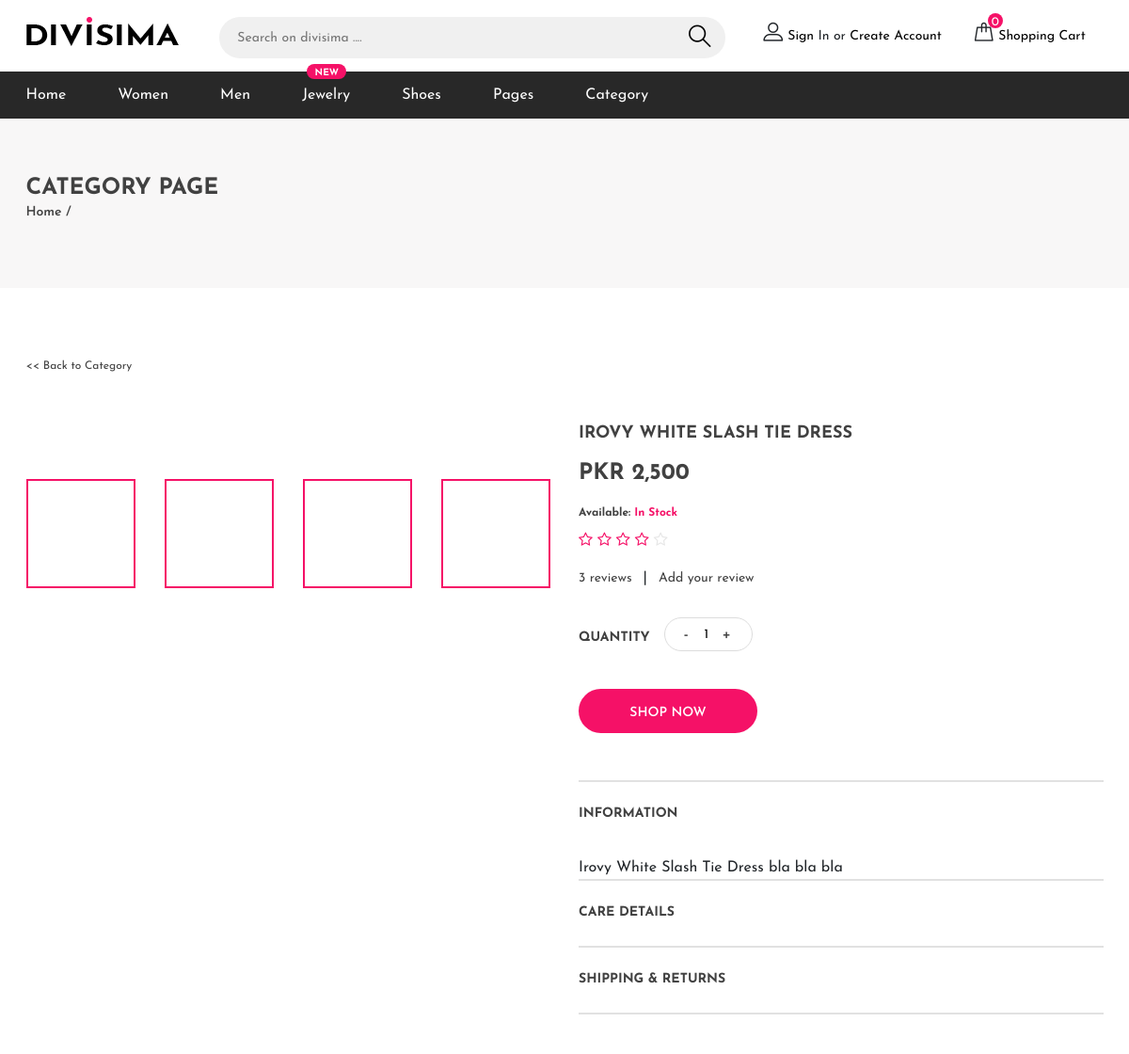
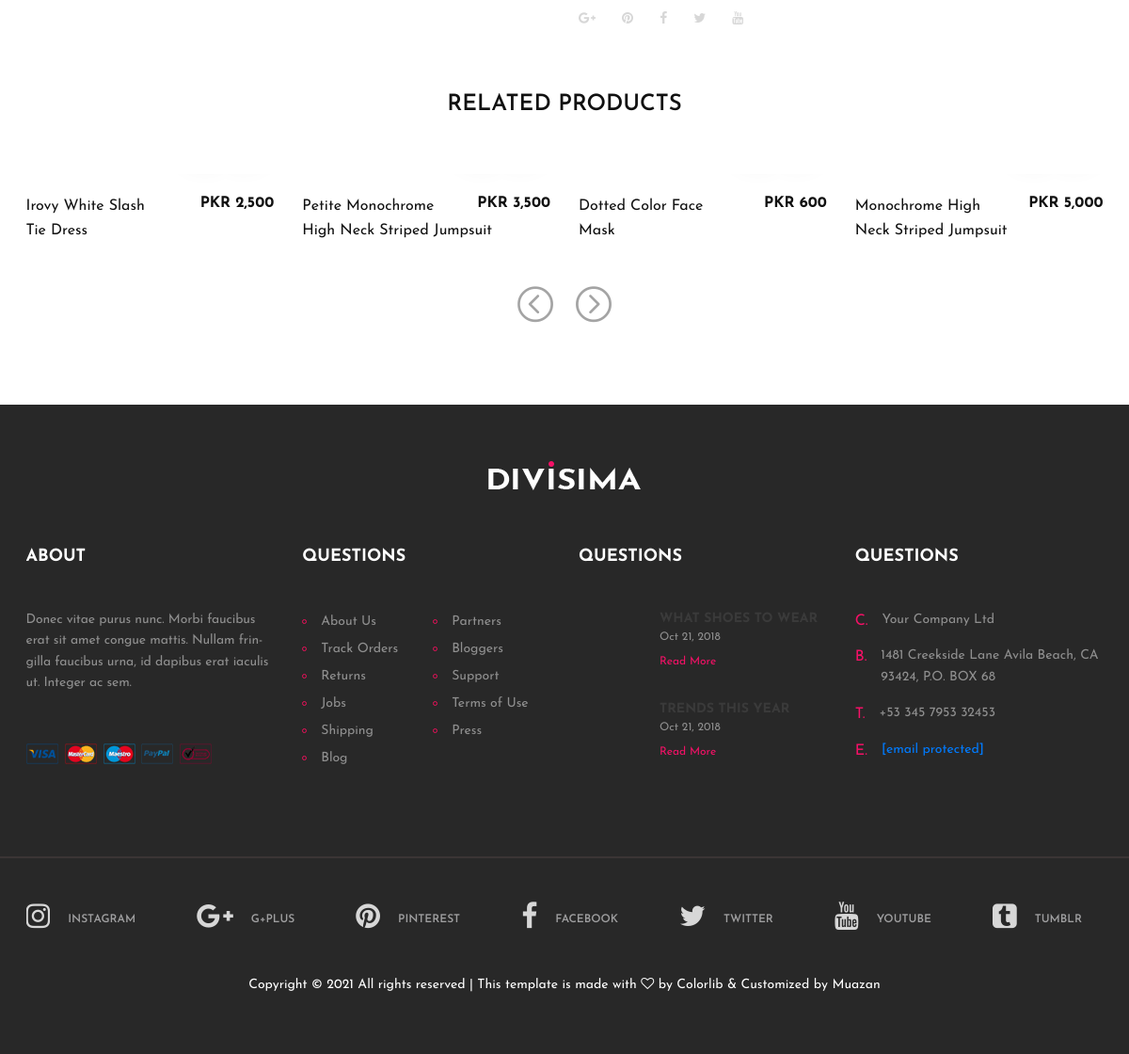
Page /d/product.php?gpid=1 on the committed database (2 pictures, top to bottom).
### tables this page shows
CREATE TABLE `products` (
  `id` int(11) NOT NULL,
  `name` varchar(200) DEFAULT NULL,
  `code` varchar(50) DEFAULT NULL,
  `description` varchar(1000) DEFAULT NULL,
  `stock` int(11) DEFAULT NULL,
  `buyprice` int(11) DEFAULT NULL,
  `saleprice` int(11) DEFAULT NULL,
  `category` int(11) DEFAULT NULL,
  `cpstatus` int(11) DEFAULT 1,
  `createDT` timestamp NOT NULL DEFAULT current_timestamp() ON UPDATE current_timestamp(),
  `createby` int(11) DEFAULT NULL,
  `image` varchar(1000) DEFAULT NULL
);

### d/main.php (called while the page is built, shortened)
<?php
class avada
{
    function connection()
    {
        $connect = mysqli_connect('localhost','root','','divisma');
        return $connect;
    }
    function getproducts()
    {
        $sql = "SELECT * FROM products";
        $query = mysqli_query($this->connection(),$sql);
        return $query;
    }
    function getproduct_byid($a)
    {
      $sql = "SELECT * FROM `products` WHERE id = $a";
      $query = mysqli_query($this->connection(), $sql);
      return $query;
    }
}
$avada = new avada;

### d/product.php (the view, shortened to what this page needs)
<?php include('header.php');
?>
<div class="page-top-info">
    <div class="container">
        <h4>Category Page</h4>
        <div class="site-pagination">
            <a href="">Home</a> /
        </div>
    </div>
</div>
<section class="product-section">
    <div class="container">
        <div class="back-link">
            <a href="./category.html"> &lt;&lt; Back to Category</a>
        </div>
        <div class="row">
            <?php
            $a = $_GET['gpid'];
            foreach ($avada->getproduct_byid($a) as $pro){
              $img = json_decode($pro['image']);
              $count = count(json_decode($pro['image']));
             ?>
            <div class="col-lg-6">
                <div class="product-pic-zoom">
                </div>
                <div class="product-thumbs" tabindex="1" style="overflow: hidden; outline: none;">
                    <div class="product-thumbs-track">
                      <?php
                        for ($i=0; $i < $count ; $i++) {
                          echo('<div class="pt active"><img src="../admin/uploads/products/'.$img[$i].'" alt=""></div>');
                        }
                       ?>
                    </div>
                </div>
            </div>
          <?php } ?>
<?php
  $a = $_GET['gpid'];
  foreach ($avada->getproduct_byid($a) as $pro) {
 ?>
            <div class="col-lg-6 product-details">
                <h2 class="p-title"><?php echo $pro['name'] ?></h2>
                <h3 class="p-price">PKR <?php echo number_format($pro['saleprice']) ?></h3>
                <h4 class="p-stock">Available: <span>In Stock</span></h4>
                <div class="p-rating">
                    <i class="fa fa-star-o"></i>
                    <i class="fa fa-star-o"></i>
                    <i class="fa fa-star-o"></i>
                    <i class="fa fa-star-o"></i>
                    <i class="fa fa-star-o fa-fade"></i>
                </div>
                <div class="p-review">
                    <a href="">3 reviews</a>|<a href="">Add your review</a>
                </div>
                <div class="quantity">
                    <p>Quantity</p>
                    <div class="pro-qty"><input type="text" value="1"></div>
                </div>
                <a href="#" class="site-btn">SHOP NOW</a>
                <div id="accordion" class="accordion-area">
                    <div class="panel">
                        <div class="panel-header" id="headingOne">
                            <button class="panel-link active" data-toggle="collapse" data-target="#collapse1" aria-expanded="true" aria-controls="collapse1">information</button>
                        </div>
                        <div id="collapse1" class="collapse show" aria-labelledby="headingOne" data-parent="#accordion">
                            <div class="panel-body">
                                <?php
                                echo $pro['description'];
                                 ?>
                            </div>
                        </div>
                    </div>
                    <div class="panel">
                        <div class="panel-header" id="headingTwo">
                            <button class="panel-link" data-toggle="collapse" data-target="#collapse2" aria-expanded="false" aria-controls="collapse2">care details </button>
                        </div>
                    </div>
                    <div class="panel">
                        <div class="panel-header" id="headingThree">
                            <button class="panel-link" data-toggle="collapse" data-target="#collapse3" aria-expanded="false" aria-controls="collapse3">shipping & Returns</button>
                        </div>
                    </div>
                </div>
                <div class="social-sharing">
                    <a href=""><i class="fa fa-google-plus"></i></a>
                    <a href=""><i class="fa fa-pinterest"></i></a>
                    <a href=""><i class="fa fa-facebook"></i></a>
                    <a href=""><i class="fa fa-twitter"></i></a>
                    <a href=""><i class="fa fa-youtube"></i></a>
                </div>
            </div>
          <?php } ?>
        </div>
    </div>
</section>
<section class="related-product-section">
    <div class="container">
        <div class="section-title">
            <h2>RELATED PRODUCTS</h2>
        </div>
        <div class="product-slider owl-carousel">
          <?php
          foreach ($avada->getproducts() as $pro) {
          ?>
            <div class="product-item">
                <div class="pi-text">
                    <h6>PKR <?php echo number_format($pro['saleprice']) ?></h6>
                    <a href="product.php?gpid=<?php echo $pro['id'] ?>">
                      <p><?php echo $pro['name'] ?></p>
                    </a>
                </div>
            </div>
          <?php } ?>
        </div>
    </div>
</section>
<?php include('footer.php');
?>

### d/css/style.css (style rules this page uses)
html,body { height:100%;font-family:josefin sans,sans-serif;-webkit-font-smoothing:antialiased;font-smoothing:antialiased }
h1,h2,h3,h4,h5,h6 { margin:0;color:#111;font-weight:600 }
h2 { font-size:36px }
h3 { font-size:30px }
h4 { font-size:24px }
h6 { font-size:16px }
p { font-size:14px;color:#585858;line-height:1.6 }
.section-title { text-align:center }
.section-title h2 { font-size:36px }
.site-btn { display:inline-block;border:none;font-size:14px;font-weight:600;min-width:167px;padding:18px 47px 14px;border-radius:50px;text-transform:uppercase;background:#f51167;color:#fff;line-height:normal;cursor:pointer;text-align:center }
.accordion-area { margin-top:50px;border-top:2px solid #e1e1e1 }
.accordion-area .panel { border-bottom:2px solid #e1e1e1 }
.accordion-area .panel-link { background-image:url(../img/arrow-down.png);background-repeat:no-repeat;background-position:right 10px top 30px }
.accordion-area .panel-link.active { background-image:url(../img/arrow-up.png) }
.accordion-area .panel-link.active { background-color:transparent }
.accordion-area .panel-link,.accordion-area .panel-link.active.collapsed { text-align:left;position:relative;width:100%;font-size:14px;font-weight:700;color:#414141;padding:0;text-transform:uppercase;line-height:1;cursor:pointer;border:none;min-height:69px;background-color:transparent;border-radius:0 }
.accordion-area .panel-body { padding-top:10px }
.product-item .pi-text { padding-top:22px;height:87px }
.product-item .pi-text h6 { float:right;padding-left:40px;overflow:hidden;font-weight:700;color:#111 }
.product-item .pi-text p { font-size:16px;color:#111;margin-bottom:0 }
.page-top-info { background:#f8f7f7;padding:60px 0 70px }
.page-top-info h4 { color:#414141;font-weight:700;text-transform:uppercase }
.site-pagination { font-size:14px;font-weight:600;color:#414141 }
.site-pagination a { display:inline-block;font-size:14px;color:#414141 }
.product-section { padding-top:70px;padding-bottom:65px }
.back-link { padding-bottom:50px }
.back-link a { font-size:12px;color:#414141 }
.product-pic-zoom { margin-bottom:35px }
.product-thumbs-track { width:1200px }
.product-thumbs .pt { width:116px;height:116px;float:left;margin-right:31px;overflow:hidden;cursor:pointer;position:relative }
.product-thumbs .pt:last-child { margin-right:0 }
.product-thumbs .pt.active:after { position:absolute;content:"";width:100%;height:100%;left:0;top:0;border:2px solid #f51167;z-index:1 }
.product-details .p-title { font-size:18px;font-weight:700;color:#414141;text-transform:uppercase;margin-bottom:18px }
.product-details .p-price { font-size:24px;color:#414141;font-weight:700;margin-bottom:20px }
.product-details .p-stock { font-size:12px;color:#000;font-weight:700;color:#414141;margin-bottom:10px }
.product-details .p-stock span { color:#f51167 }
.product-details .p-rating { margin-bottom:15px }
.product-details .p-rating i { color:#f51167 }
.product-details .p-rating i.fa-fade { color:#e6e6e6 }
.product-details .p-review { margin-bottom:30px }
.product-details .p-review a { color:#414141;font-size:14px;margin-right:12px;margin-left:12px }
.product-details .p-review a:first-child { margin-left:0 }
.product-details .site-btn { min-width:190px }
.product-details .social-sharing { padding-top:50px }
.product-details .social-sharing a { color:#d7d7d7;margin-right:23px;font-size:14px }
.quantity { display:-webkit-box;display:-ms-flexbox;display:flex;-ms-flex-wrap:wrap;flex-wrap:wrap;-webkit-box-align:center;-ms-flex-align:center;align-items:center;margin-bottom:40px }
.quantity p { float:left;margin-right:15px;text-transform:uppercase;font-weight:700;color:#414141;padding-top:10px;margin-bottom:0 }
.quantity .pro-qty { width:94px;height:36px;border:1px solid #ddd;padding:0 15px;border-radius:40px;float:left }
.quantity .pro-qty input { width:28px;float:left;border:none;height:36px;line-height:40px;padding:0;font-size:14px;text-align:center;background-color:transparent }
.related-product-section { padding-bottom:70px }
.related-product-section .section-title h2 { font-size:24px;margin-bottom:60px }
@media (min-width:1200px) { .container { max-width:1175px } }

### rows in the picture
products: name "IROVY WHITE SLASH TIE DRESS", saleprice "2,500", description "Irovy White Slash Tie Dress bla bla bla", name "Irovy White Slash Tie Dress"
products: saleprice "3,500", name "Petite Monochrome High Neck Striped Jumpsuit"
products: saleprice "600", name "Dotted Color Face Mask"
products: saleprice "5,000", name "Monochrome High Neck Striped Jumpsuit"
